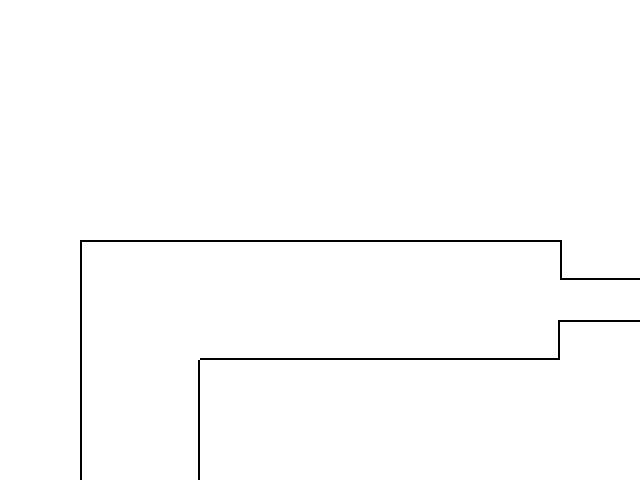

Tiled map render using the project's own tile images. Description and the whole map definition, tile-layer contents included, below:
An orthogonal 16x12 tile map with 40x40 px tiles, 1 tile layer (Tile Layer 1) and 12 objects (2x transition, ufoofdoom, enemy, spawn, entry, ...).

<map version="1.9" tiledversion="1.9.0" orientation="orthogonal" renderorder="right-down" width="16" height="12" tilewidth="40" tileheight="40" infinite="0" nextlayerid="6" nextobjectid="16">
 <editorsettings>
  <export target="dessfirsthalf.lua" format="lua" />
 </editorsettings>
 <properties>
  <property name="border" value="white" />
  <property name="music" value="gimmieyourwalletmiss" />
  <property name="name" value="Dess - THE FIRST HALF" />
 </properties>
 <tileset firstgid="1" source="../../tilesets/whitespace.tsx" />
 <layer id="1" name="Tile Layer 1" width="16" height="12">
  <data encoding="csv">
5,5,5,5,5,5,5,5,5,5,5,5,5,5,5,5,
5,5,5,5,5,5,5,5,5,5,5,5,5,5,5,5,
5,5,5,5,5,5,5,5,5,5,5,5,5,5,5,5,
5,5,5,5,5,5,5,5,5,5,5,5,5,5,5,5,
5,5,5,5,5,5,5,5,5,5,5,5,5,5,5,5,
5,5,5,5,5,5,5,5,5,5,5,5,5,5,5,5,
5,5,1,2,2,2,2,2,2,2,2,2,2,2,7,8,
5,5,4,5,5,5,5,5,5,5,5,5,5,5,5,5,
5,5,4,5,5,8,8,8,8,8,8,8,8,9,2,2,
5,5,4,5,6,5,5,5,5,5,5,5,5,5,5,5,
5,5,4,5,6,5,5,5,5,5,5,5,5,5,5,5,
5,5,4,5,6,5,5,5,5,5,5,5,5,5,5,5
</data>
 </layer>
 <objectgroup color="#0000ff" id="2" name="collision">
  <object id="1" x="200" y="360" width="360" height="120" />
  <object id="2" x="560" y="320" width="80" height="40" />
  <object id="3" x="560" y="240" width="80" height="40" />
  <object id="4" x="80" y="200" width="480" height="40" />
  <object id="5" x="40" y="240" width="40" height="240" />
 </objectgroup>
 <objectgroup color="#ff0000" id="5" name="paths">
  <object id="9" name="ufoofdoom" x="240" y="200" width="320" height="160">
   <ellipse />
  </object>
 </objectgroup>
 <objectgroup color="#ff00ff" id="3" name="objects">
  <object id="11" name="enemy" x="380" y="260" width="40" height="40">
   <properties>
    <property name="actor" value="ufoofdoom" />
    <property name="aura" type="bool" value="false" />
    <property name="chase" type="bool" value="false" />
    <property name="encounter" value="ufoofdooms" />
    <property name="once" type="bool" value="true" />
    <property name="path" value="ufoofdoom" />
    <property name="progress" value="-0.1" />
   </properties>
  </object>
  <object id="13" name="transition" x="40" y="480" width="200" height="40">
   <properties>
    <property name="map" value="dessstuff/dessstart" />
    <property name="marker" value="entry" />
   </properties>
  </object>
  <object id="14" name="transition" x="640" y="240" width="40" height="120">
   <properties>
    <property name="map" value="dessstuff/desssecondhalf" />
    <property name="marker" value="entry" />
   </properties>
  </object>
 </objectgroup>
 <objectgroup color="#7f00ff" id="4" name="markers">
  <object id="7" name="spawn" x="140" y="310">
   <point />
  </object>
  <object id="10" name="entry" x="140" y="470">
   <point />
  </object>
  <object id="15" name="entry_2" x="610" y="310">
   <point />
  </object>
 </objectgroup>
</map>
